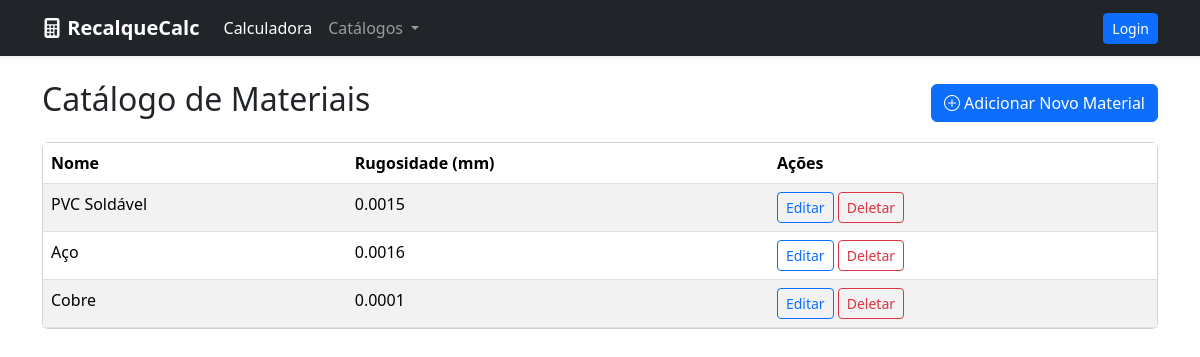
/catalog/materiais/, run on the app's committed database.
### calculator/models.py (models this page shows, shortened)
class Material(models.Model):
    nome = models.CharField(max_length=100, unique=True, help_text="Ex: PVC Soldável, Aço Carbono")
    rugosidade_mm = models.FloatField(help_text="Rugosidade absoluta (ε) em milímetros")

### calculator/views.py (the view)
# urls.py: path('catalog/materiais/', views.MaterialListView.as_view(), name='material_list'),
class MaterialListView(ListView):
    model = Material
    template_name = 'calculator/material_list.html'  # O template que vamos criar
    context_object_name = 'materiais' # O nome da variável no template

### calculator/templates/calculator/material_list.html
{% extends "calculator/base.html" %} {% block content %}
<div class="d-flex justify-content-between align-items-center mb-3">
    <h2>Catálogo de Materiais</h2>
    <a href="{% url 'material_create' %}" class="btn btn-primary">
        <i class="bi bi-plus-circle"></i> Adicionar Novo Material
    </a>
</div>
<div class="card">
    <div class="table-responsive">
        <table class="table table-striped table-hover mb-0">
            <thead>
                <tr>
                    <th>Nome</th>
                    <th>Rugosidade (mm)</th>
                    <th>Ações</th>
                </tr>
            </thead>
            <tbody>
                {% for material in materiais %}
                <tr>
                    <td>{{ material.nome }}</td>
                    <td>{{ material.rugosidade_mm }}</td>
                    <td>
                        <a href="{% url 'material_update' material.pk %}" class="btn btn-sm btn-outline-primary">Editar</a>
                        <a href="{% url 'material_delete' material.pk %}" class="btn btn-sm btn-outline-danger">Deletar</a>
                    </td>
                </tr>
                {% empty %}
                <tr>
                    <td colspan="3" class="text-center">Nenhum material cadastrado.</td>
                </tr>
                {% endfor %}
            </tbody>
        </table>
    </div>
</div>
{% endblock %}

### data on the page
Material: nome "PVC Soldável", rugosidade_mm "0.0015"
Material: nome "Aço", rugosidade_mm "0.0016"
Material: nome "Cobre", rugosidade_mm "0.0001"
